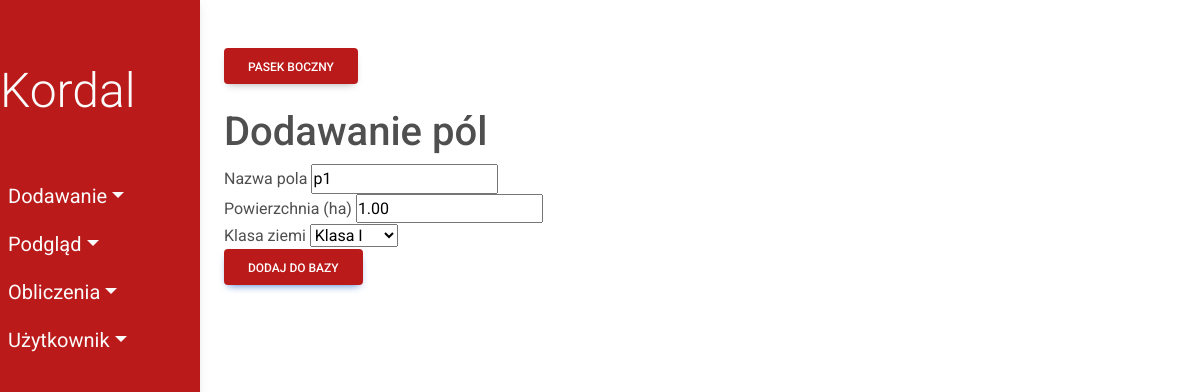
The page /fields/update/1 on the database as committed earlier.
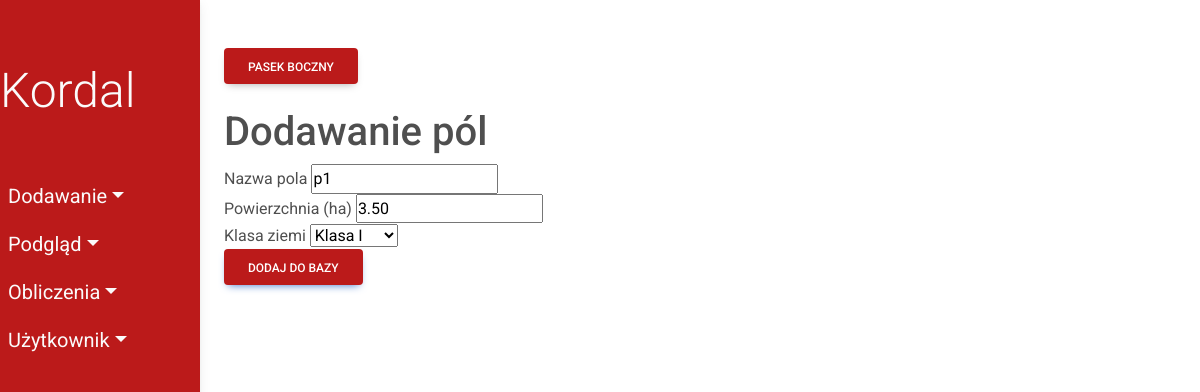
The same page on the database as committed later.
### fields/models.py (models this page shows, shortened)
class Field(models.Model):
    field_name = models.CharField(max_length=50)
    area = models.DecimalField(max_digits=10, decimal_places=2)
    user = models.ForeignKey(User, on_delete=models.CASCADE)
    class_field = models.ForeignKey(
        ClassField, on_delete=models.CASCADE, db_column='class_id')
    class Meta:
        db_table = 'Field'

### fields/views/viewsField.py (the view, shortened to what this page needs)
def update_field(request, field_id):
    field_id = int(field_id)
    try:
        field_obj = Field.objects.get(id=field_id)
    except Field.DoesNotExist:
        return redirect('show-fields')
    field_form = CreateField(
        request.POST or None, instance=field_obj)
    return render(request, 'fields/add/addField.html', {'upload_form': field_form})

### fields/forms.py
class CreateField(forms.ModelForm):
    class Meta:
        model = Field
        fields = ('field_name','area','class_field')
        labels = {
            'field_name': 'Nazwa pola',
            'area': 'Powierzchnia (ha)',
            'class_field': 'Klasa ziemi',
        }

### fields/models.py (called while the page is built)
    def __str__(self):
        return self.class_name

### fields/templates/fields/add/addField.html (shortened to what this page needs)
{% extends 'fields/index.html' %}
{% block content %}
      <h1>Dodawanie pól</h1>
      <form method = 'POST'>
        {% for field in upload_form %}
        <tr>
          <th>{{field.label}}</th>
          <td>{{ field }}</td>
          <br />
        </tr>
        {% endfor %}
      <button type="submit" class="btn btn-primary menu-btn">Dodaj do bazy</button>
      </form>
    </section>
    {% endblock %}

Rows that differ between the two databases and show on the page:
changed Field: area "1.00" → "3.50"
